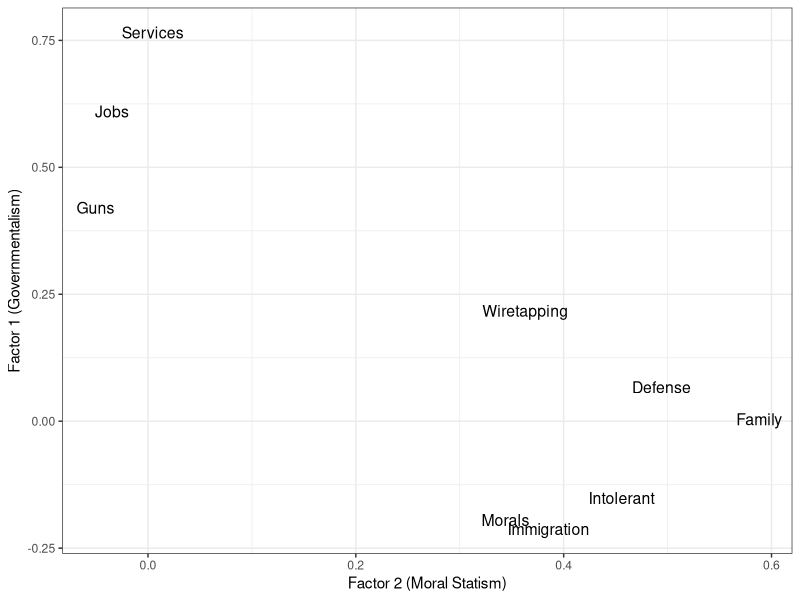

Write the R code that produced this figure.
setwd("~/Dropbox/gh_projects/misarchism")
require(arm)
require(ggplot2)
require(GPArotation)

df<-read.csv("data/misarchism_data.csv")

########### Run this analysis first


factor.vars<-subset(df)
factor.vars<-factor.vars[c("caseid", "tea_supp", "gender_respondent_x", "fox", "bornagain", "church",
                           "white", "Auth", "dem_edu", "dem_age_r_x", "Obama", 
                            "republican",
                           "inc_incgroup_pre", "libcpre_self",
                           "trad_famval", "gun_control",
                           "trad_tolerant", "trad_adjust", "wiretap",
                           "defsppr_self", "spsrvpr_ssself",
                           "immig_checks", "guarpr_self")]

# Rescale numeric variables (First 7 columns are categorical variables)
factor.vars[8:length(factor.vars)]<-as.data.frame(sapply(factor.vars[8:length(factor.vars)], function(x) rescale(x)))


detach("package:arm", unload=TRUE)
require(psych)
set.seed(666)

#######################################
## Scree plot for early exploration ###
#######################################

# fad<-factor.vars[10:length(factor.vars)]
# 
# ev <- eigen(cor(fad)) # get eigenvalues
# ap <- parallel(subject=nrow(fad),var=ncol(fad),
#                rep=100,cent=.05)
# nS <- nScree(x=ev$values, aparallel=ap$eigen$qevpea)
# scree.plot<-plotnScree(nS)

########################################
### Factor analysis in paper ###########
########################################

# "15:length" excludes party id, "14:length" includes it

fit <- fa(factor.vars[15:length(factor.vars)], nfactors=2,
          rotate = "oblimin", fm = "ml", warnings=FALSE,
          missing=FALSE)
fad<-factor.vars[15:length(factor.vars)] # "factor analysis data" for later checks
# summary(fit)
# print(fit, sort=TRUE)
# fit

#fit <- factanal(factor.vars[7:length(factor.vars)], 3, rotation="varimax", scores="regression")
# print(fit, digits=2, cutoff=.3, sort=TRUE)
# summary(fit)

load <- as.data.frame(fit$loadings[,1:2])
set.seed(123)
rownames(load)<-c("Family", "Guns", "Intolerant", "Morals", "Wiretapping", "Defense",
                  "Services", "Immigration", "Jobs")
factor.plot<-ggplot(load, aes(x=ML2, y=ML1, label=rownames(load))) +
  geom_text(size=4, position = position_jitter(w = 0.03, h = 0.03)) +
  theme_bw() +
  labs(x="Factor 2 (Moral Statism)", y="Factor 1 (Governmentalism)")

# plot factor 1 by factor 2 
detach("package:psych", unload=TRUE)
require(arm)

factor.vars$Government <- rescale(fit$scores[,1])
factor.vars$MoralStatism <- rescale(fit$scores[,2])

factor.vars$Antigov<-max(factor.vars$Government, na.rm=T)-factor.vars$Government
factor.vars$Mis<-factor.vars$MoralStatism*factor.vars$Antigov

factor.vars$republican.cat<-ordered(as.factor(df$republican))
factor.vars$ideology.cat<-ordered(as.factor(df$libcpre_self))
factor.vars$Mis.cat<-ordered(cut(factor.vars$Mis, breaks=3))
factor.vars$Antigov.cat<-ordered(cut(factor.vars$Antigov, breaks=3))
factor.vars$MoralStatism.cat<-ordered(cut(factor.vars$MoralStatism, breaks=3))

detach("package:arm", unload=TRUE)

# Keep version with missing for imputation in 'missing.R'
factor.vars.miss<-factor.vars

# Keep version for comparisons to conservatism and republicanism
explore.subset<-subset(factor.vars, select=c("libcpre_self", "ideology.cat", "republican",
                                               "republican.cat", "tea_supp", "Antigov", "Antigov.cat",
                                               "Mis", "Mis.cat", "MoralStatism", "MoralStatism.cat"))
explore.subset<-explore.subset[complete.cases(explore.subset),]

# Remove missing for main regression models
factor.vars<-factor.vars[complete.cases(factor.vars),]
